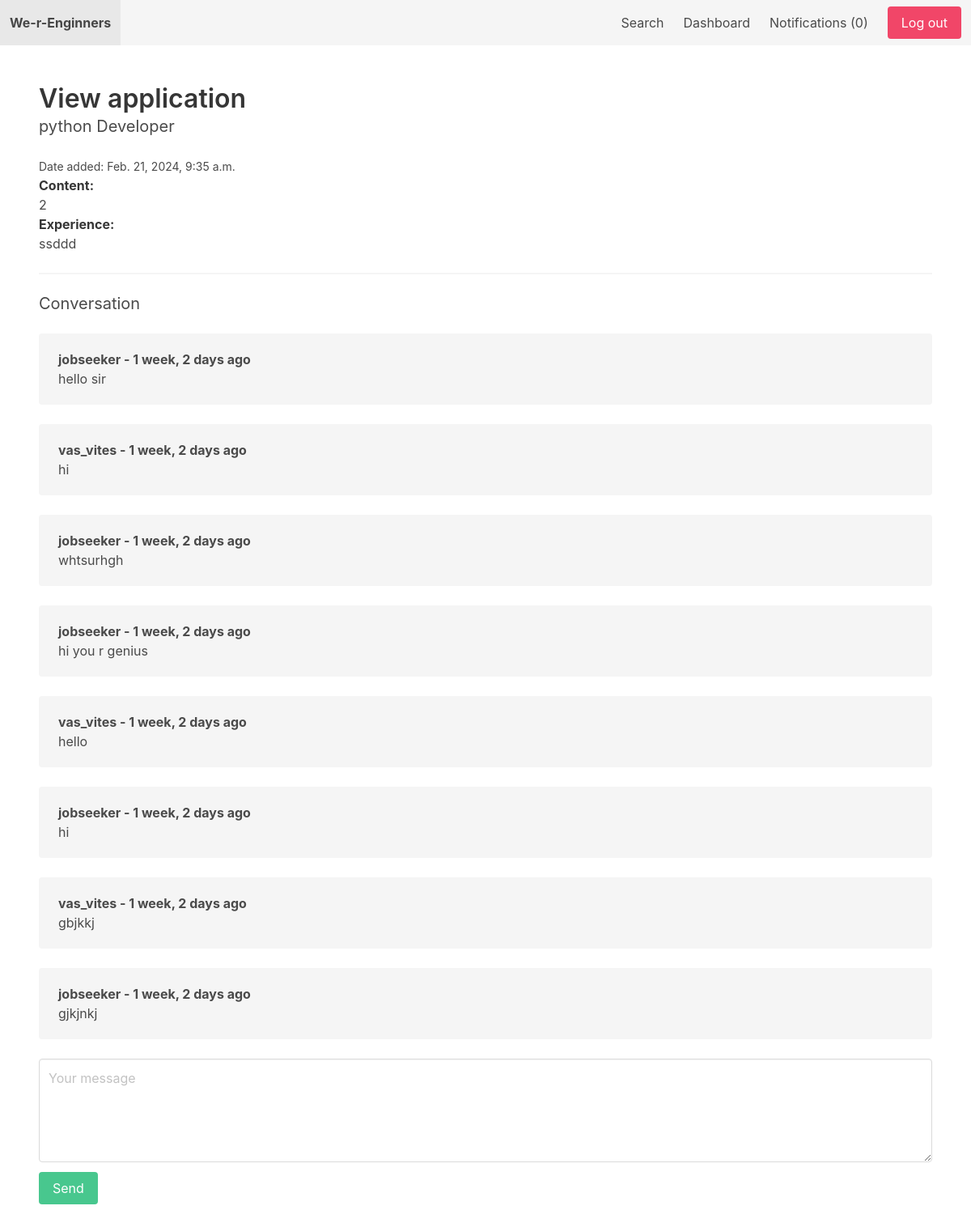
Screenshot of /dashboard/application/5/ (signed in) with the database file from the repository.
### job/models.py (models this page shows, shortened)
class Application(models.Model):
    job = models.ForeignKey(Job, related_name='applications', on_delete=models.CASCADE)
    content = models.TextField()
    experience = models.TextField()
    created_by = models.ForeignKey(User, related_name='applications', on_delete=models.CASCADE)
    created_at = models.DateTimeField(auto_now_add=True)

class Job(models.Model):
    SIZE_1_9 = 'size_1-9'
    SIZE_10_49 = 'size_10-49'
    SIZE_50_99 = 'size_50-99'
    SIZE_100 = 'size_100'
    CHOICES_SIZE = (
        (SIZE_1_9, '1-9'),
        (SIZE_10_49, '10-49'),
        (SIZE_50_99, '50-99'),
        (SIZE_100, '100+'),
    )
    ACTIVE = 'active'
    EMPLOYED = 'employed'
    ARCHIVED = 'archived'
    CHOICES_STATUS = (
        (ACTIVE, 'Active'),
        (EMPLOYED, 'Employed'),
        (ARCHIVED, 'Archived')
    )
    title = models.CharField(max_length=255)
    short_description = models.TextField()
    long_description = models.TextField(blank=True, null=True)
    company_name = models.CharField(max_length=255)
    company_address = models.CharField(max_length=255, blank=True, null=True)
    company_zipcode = models.CharField(max_length=255, blank=True, null=True)
    company_place = models.CharField(max_length=255, blank=True, null=True)
    company_country = models.CharField(max_length=255, blank=True, null=True)
    company_size = models.CharField(max_length=20, choices=CHOICES_SIZE, default=SIZE_1_9)
    created_by = models.ForeignKey(User, related_name='jobs', on_delete=models.CASCADE)
    created_at = models.DateTimeField(auto_now_add=True)
    changed_at = models.DateTimeField(auto_now=True)
    status = models.CharField(max_length=20, choices=CHOICES_STATUS, default=ACTIVE)

### userprofile/models.py (models this page shows)
class ConversationMessage(models.Model):
    application = models.ForeignKey(Application, related_name='conversationmessages', on_delete=models.CASCADE)
    content = models.TextField()
    created_by = models.ForeignKey(User, related_name='conversationmessages', on_delete=models.CASCADE)
    created_at = models.DateTimeField(auto_now_add=True)
    class Meta:
        ordering = ['created_at']

### userprofile/views.py (the view, shortened to what this page needs)
# urls.py: path('application/<int:application_id>/', view_application, name='view_application'),
@login_required
def view_application(request, application_id):
    if request.user.userprofile.is_employer:
        application = get_object_or_404(Application, pk=application_id, job__created_by=request.user)
    else:
        application = get_object_or_404(Application, pk=application_id, created_by=request.user)
    return render(request, 'userprofile/view_application.html', {'application': application})

### notification/context_processors.py (called while the page is built)
def notifications(request):
    if request.user.is_authenticated:
        return {'notifications': request.user.notifications.filter(is_read=False)}
    else:
        return {'notifications': []}

### userprofile/templates/userprofile/view_application.html (shortened to what this page needs)
{% extends 'core/base.html' %}
{% block content %}
    <h1 class="title">View application</h1>
    <h2 class="subtitle">{{ application.job.title }}</h2>
    <small>Date added: {{ application.created_at }}</small>
    <p><strong>Content: </strong><br>{{ application.content }}</p>
    <p><strong>Experience: </strong><br>{{ application.experience }}</p>
    <hr>
    <h2 class="subtitle">Conversation</h2>
    {% for message in application.conversationmessages.all %}
        <div class="notification">
            <b>{{ message.created_by.username }} - {{ message.created_at|timesince }} ago</b><br>
            {{ message.content }}
        </div>
    {% empty %}
        <p>No messages yet...</p>
        <hr>
    {% endfor %}
    <form method="post" action=".">
        <div class="field">
            <div class="control">
                <textarea class="textarea" placeholder="Your message" name="content" id="id_content"></textarea>
            </div>
        </div>
        <div class="field">
            <div class="control">
                <button class="button is-success">Send</button>
            </div>
        </div>
    </form>
{% endblock %}

### rows the page displays
Application: job "python Developer", created_at "Feb. 21, 2024, 9:35 a.m.", content "2", experience "ssddd"
ConversationMessage: created_by.username "jobseeker", created_at "1 week, 2 days", content "hello sir"
ConversationMessage: created_by.username "vas_vites", created_at "1 week, 2 days", content "hi"
ConversationMessage: created_by.username "jobseeker", created_at "1 week, 2 days", content "whtsurhgh"
ConversationMessage: created_by.username "jobseeker", created_at "1 week, 2 days", content "hi you r genius"
ConversationMessage: created_by.username "vas_vites", created_at "1 week, 2 days", content "hello"
ConversationMessage: created_by.username "jobseeker", created_at "1 week, 2 days", content "hi"
ConversationMessage: created_by.username "vas_vites", created_at "1 week, 2 days", content "gbjkkj"
ConversationMessage: created_by.username "jobseeker", created_at "1 week, 2 days", content "gjkjnkj"

### other values shown
{{ notifications.count }} "0"
